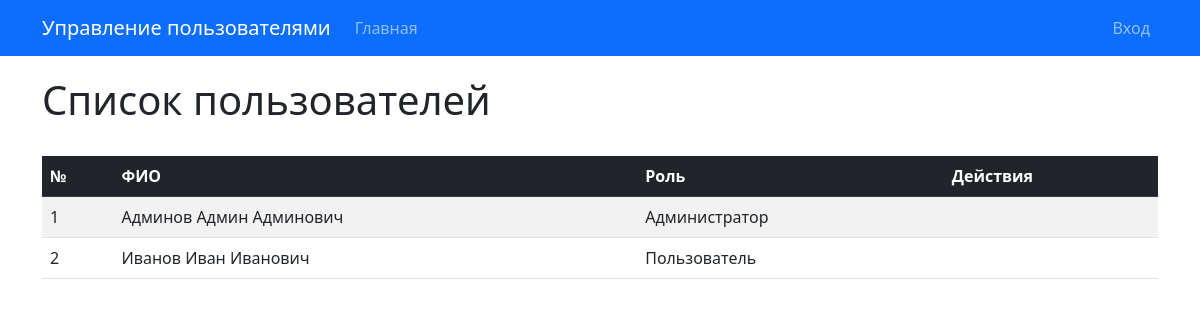
The page / on the database its author committed.
### models.py (models this page shows, shortened)
class User(db.Model, UserMixin):
    __tablename__ = 'users'
    id = db.Column(db.Integer, primary_key=True)
    login = db.Column(db.String(50), nullable=False, unique=True)
    password_hash = db.Column(db.String(255), nullable=False)
    last_name = db.Column(db.String(100))
    first_name = db.Column(db.String(100), nullable=False)
    middle_name = db.Column(db.String(100))
    role_id = db.Column(db.Integer, db.ForeignKey('roles.id'))
    created_at = db.Column(db.DateTime, default=datetime.utcnow, nullable=False)
    def get_full_name(self):
        parts = []
        if self.last_name:
            parts.append(self.last_name)
        parts.append(self.first_name)
        if self.middle_name:
            parts.append(self.middle_name)
        return ' '.join(parts)

class Role(db.Model):
    __tablename__ = 'roles'
    id = db.Column(db.Integer, primary_key=True)
    name = db.Column(db.String(100), nullable=False, unique=True)
    description = db.Column(db.Text)
    users = db.relationship('User', backref='role', lazy=True)

### app.py (the view)
@app.route('/')
def index():
    users = User.query.order_by(User.id).all()
    return render_template('index.html', users=users)

### app.py (called while the page is built)
@app.before_request
def log_visit():
    excluded_paths = ['/static/', '/reports/', '/login', '/logout', '/favicon.ico']
    if request.path.startswith(tuple(excluded_paths)):
        return
    if not hasattr(g, 'visit_logged'):
        g.visit_logged = True
        visit = VisitLog(
            path=request.path,
            user_id=current_user.id if current_user.is_authenticated else None
        )
        db.session.add(visit)
        try:
            db.session.commit()
        except:
            db.session.rollback()

### templates/index.html (shortened to what this page needs)
{% extends "base.html" %}
{% block content %}
<div class="row mb-4">
    <div class="col">
        <h1>Список пользователей</h1>
    </div>
</div>
<div class="row">
    <div class="col">
        <table class="table table-striped table-hover">
            <thead class="table-dark">
                <tr>
                    <th>№</th>
                    <th>ФИО</th>
                    <th>Роль</th>
                    <th>Действия</th>
                </tr>
            </thead>
            <tbody>
                {% for user in users %}
                <tr>
                    <td>{{ loop.index }}</td>
                    <td>{{ user.get_full_name() }}</td>
                    <td>{{ user.role.name if user.role else 'Без роли' }}</td>
                    <td class="table-actions">
                    </td>
                </tr>
                {% endfor %}
            </tbody>
        </table>
    </div>
</div>
{% endblock %}

### rows shown on the page
User: get_full_name "Админов Админ Админович", role "Администратор"
User: get_full_name "Иванов Иван Иванович", role "Пользователь"
